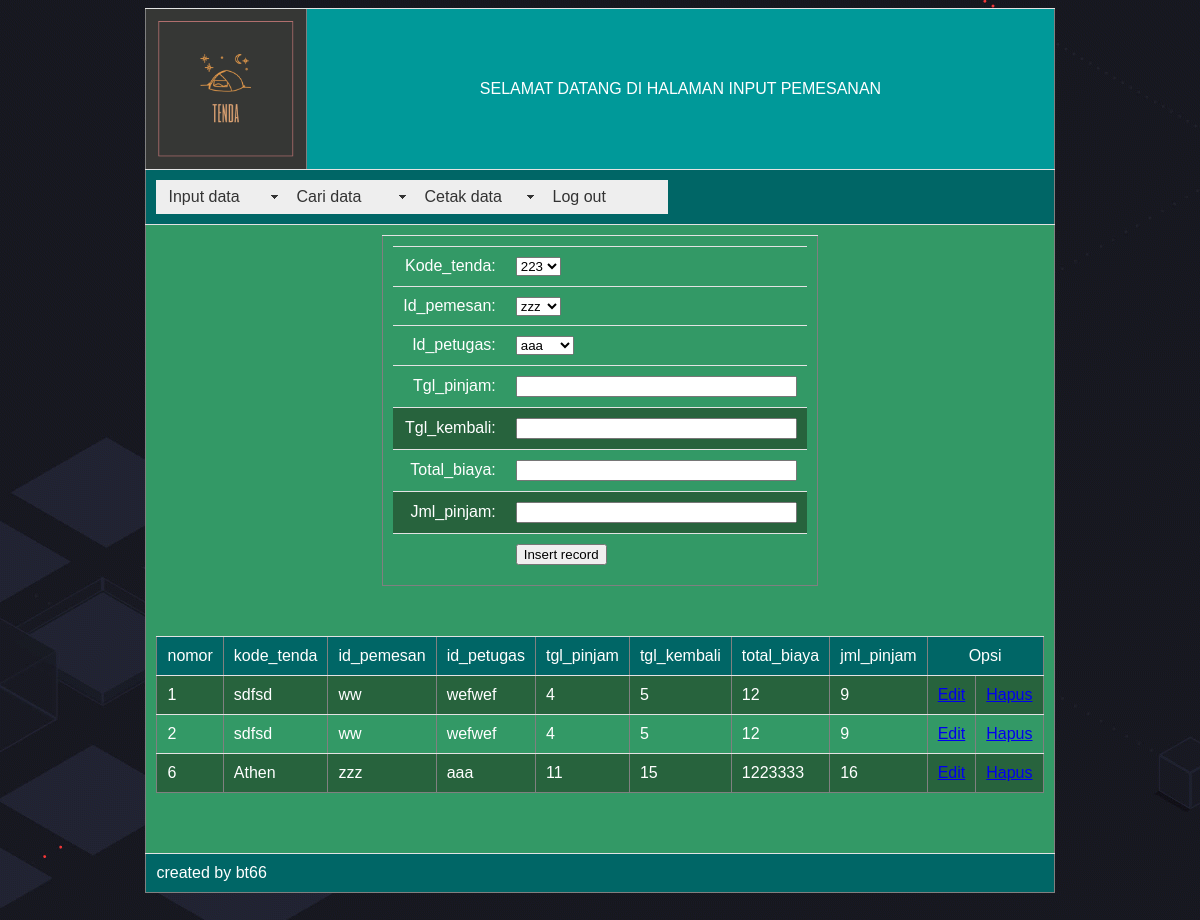
The app's page /input_pemesanan.php (signed in) with its own data.
### tables this page shows
CREATE TABLE IF NOT EXISTS `tblpemesanan` (
  `nomor` int(10) NOT NULL AUTO_INCREMENT,
  `kode_tenda` char(5) NOT NULL,
  `id_pemesan` char(10) NOT NULL,
  `id_petugas` char(10) NOT NULL,
  `tgl_pinjam` varchar(25) NOT NULL,
  `tgl_kembali` varchar(25) NOT NULL,
  `total_biaya` double NOT NULL,
  `jml_pinjam` smallint(5) NOT NULL,
  PRIMARY KEY (`nomor`)
);

### input_pemesanan.php (the view, shortened to what this page needs)
<?php require_once('Connections/koneksitenda.php'); ?>
<?php
$editFormAction = $_SERVER['PHP_SELF'];
if (isset($_SERVER['QUERY_STRING'])) {
  $editFormAction .= "?" . htmlentities($_SERVER['QUERY_STRING']);
}
$query_petugas = "SELECT * FROM tblpetugas";
$petugas = mysql_query($query_petugas, $koneksitenda) or die(mysql_error());
$row_petugas = mysql_fetch_assoc($petugas);
$query_tenda = "SELECT * FROM tbltenda";
$tenda = mysql_query($query_tenda, $koneksitenda) or die(mysql_error());
$row_tenda = mysql_fetch_assoc($tenda);
$query_pemesan = "SELECT * FROM tblpemesan";
$pemesan = mysql_query($query_pemesan, $koneksitenda) or die(mysql_error());
$row_pemesan = mysql_fetch_assoc($pemesan);
$query_tampil_pemesanan = "SELECT * FROM tblpemesanan";
$tampil_pemesanan = mysql_query($query_tampil_pemesanan, $koneksitenda) or die(mysql_error());
$row_tampil_pemesanan = mysql_fetch_assoc($tampil_pemesanan);
?>
<!DOCTYPE html PUBLIC "-//W3C//DTD XHTML 1.0 Transitional//EN" "http://www.w3.org/TR/xhtml1/DTD/xhtml1-transitional.dtd">
<html xmlns="http://www.w3.org/1999/xhtml">
<head>
<link href="SpryAssets/SpryMenuBarHorizontal.css" rel="stylesheet" type="text/css" />
<link rel="stylesheet" type="text/css" href="css.css">
</head>
<body>
<form action="<?php echo $editFormAction; ?>" method="post" name="form1" id="form1" onsubmit="MM_validateForm('tgl_pinjam','','R','tgl_kembali','','R','total_biaya','','RisNum','jml_pinjam','','RisNum');return document.MM_returnValue">
  <div align="center">
    <table width="800" height="246" border="1">
      <tr>
        <td width="140" bgcolor="#363735"><img src="gambar/Capture.PNG" width="140" height="140" /></td>
        <td width="1760" bgcolor="#009999"><div align="center"><span class="header">SELAMAT DATANG DI HALAMAN</span> INPUT PEMESANAN</div></td>
      </tr>
      <tr>
        <td colspan="2" bgcolor="#006666"><ul id="MenuBar1" class="MenuBarHorizontal">
          <li><a class="MenuBarItemSubmenu" href="#">Input data</a>
            </li>
          <li><a href="#" class="MenuBarItemSubmenu">Cari data</a>
            </li>
          <li><a class="MenuBarItemSubmenu" href="#">Cetak data</a>
            </li>
          <li><a href="index.php">Log out</a></li>
        </ul></td>
      </tr>
      <tr>
        <td colspan="2" bgcolor="#339966">
          <div align="center">
            <table width="200" border="1">
              <tr>
                <td><table align="center">
                  <tr valign="baseline">
                    <td align="right" nowrap="nowrap" class="isi"><span class="putih">Kode_tenda:</span></td>
                    <td>
                      <span class="putih">
                      <select name="kode_tenda">
                        <?php
do {
?>
                        <option value="<?php echo $row_tenda['merk_tenda']?>" <?php if (!(strcmp($row_tenda['merk_tenda'], $row_tenda['kode_tenda']))) {echo "SELECTED";} ?>><?php echo $row_tenda['kode_tenda']?></option>
                        <?php
} while ($row_tenda = mysql_fetch_assoc($tenda));
?>
                      </select>
                      </span></td>
                    </tr>
                  <tr valign="baseline">
                    <td align="right" nowrap="nowrap" class="isi"><span class="putih">Id_pemesan:</span></td>
                    <td>
                      <span class="putih">
                      <select name="id_pemesan">
                        <?php
do {
?>
                        <option value="<?php echo $row_pemesan['nama_pemesan']?>" <?php if (!(strcmp($row_pemesan['nama_pemesan'], $row_pemesan['id_pemesan']))) {echo "SELECTED";} ?>><?php echo $row_pemesan['id_pemesan']?></option>
                        <?php
} while ($row_pemesan = mysql_fetch_assoc($pemesan));
?>
                      </select>
                      </span></td>
                    </tr>
                  <tr valign="baseline">
                    <td align="right" nowrap="nowrap" class="isi"><span class="putih">Id_petugas:</span></td>
                    <td>
                      <span class="putih">
                      <select name="id_petugas">
                        <?php
do {
?>
                        <option value="<?php echo $row_petugas['nama_petugas']?>" <?php if (!(strcmp($row_petugas['nama_petugas'], $row_petugas['id_petugas']))) {echo "SELECTED";} ?>><?php echo $row_petugas['id_petugas']?></option>
                        <?php
} while ($row_petugas = mysql_fetch_assoc($petugas));
?>
                      </select>
                      </span></td>
                    </tr>
                  <tr valign="baseline">
                    <td align="right" nowrap="nowrap" class="isi"><span class="putih">Tgl_pinjam:</span></td>
                    <td>                      <span class="putih">
                      <input name="tgl_pinjam" type="text" id="tgl_pinjam" value="" size="32" />
                      </span></td>
                    </tr>
                  <tr valign="baseline">
                    <td align="right" nowrap="nowrap" class="isi"><span class="putih">Tgl_kembali:</span></td>
                    <td>                      <span class="putih">
                      <input name="tgl_kembali" type="text" id="tgl_kembali" value="" size="32" />
                      </span></td>
                    </tr>
                  <tr valign="baseline">
                    <td align="right" nowrap="nowrap" class="isi"><span class="putih">Total_biaya:</span></td>
                    <td>                      <span class="putih">
                      <input name="total_biaya" type="text" id="total_biaya" value="" size="32" />
                      </span></td>
                    </tr>
                  <tr valign="baseline">
                    <td align="right" nowrap="nowrap" class="isi"><span class="putih">Jml_pinjam:</span></td>
                    <td>                      <span class="putih">
                      <input name="jml_pinjam" type="text" id="jml_pinjam" value="" size="32" />
                      </span></td>
                    </tr>
                  <tr valign="baseline">
                    <td nowrap="nowrap" align="right">&nbsp;</td>
                    <td>                      <span class="putih">
                      <input type="submit" value="Insert record" />
                      </span></td>
                    </tr>
                  </table>
                <input type="hidden" name="MM_insert" value="form1" /></td>
              </tr>
            </table>
            <p>&nbsp;</p>
            <table border="1">
              <tr>
                <td bgcolor="#006666"><span class="putih">nomor</span></td>
                <td bgcolor="#006666"><span class="putih">kode_tenda</span></td>
                <td bgcolor="#006666"><span class="putih">id_pemesan</span></td>
                <td bgcolor="#006666"><span class="putih">id_petugas</span></td>
                <td bgcolor="#006666"><span class="putih">tgl_pinjam</span></td>
                <td bgcolor="#006666"><span class="putih">tgl_kembali</span></td>
                <td bgcolor="#006666"><span class="putih">total_biaya</span></td>
                <td bgcolor="#006666"><span class="putih">jml_pinjam</span></td>
                <td colspan="2" bgcolor="#006666" class="isi"><div align="center"><span class="putih">Opsi</span></div></td>
              </tr>
              <?php do { ?>
                <tr>
                  <td><span class="putih"><?php echo $row_tampil_pemesanan['nomor']; ?></span></td>
                  <td><span class="putih"><?php echo $row_tampil_pemesanan['kode_tenda']; ?></span></td>
                  <td><span class="putih"><?php echo $row_tampil_pemesanan['id_pemesan']; ?></span></td>
                  <td><span class="putih"><?php echo $row_tampil_pemesanan['id_petugas']; ?></span></td>
                  <td><span class="putih"><?php echo $row_tampil_pemesanan['tgl_pinjam']; ?></span></td>
                  <td><span class="putih"><?php echo $row_tampil_pemesanan['tgl_kembali']; ?></span></td>
                  <td><span class="putih"><?php echo $row_tampil_pemesanan['total_biaya']; ?></span></td>
                  <td><span class="putih"><?php echo $row_tampil_pemesanan['jml_pinjam']; ?></span></td>
                  <td class="isi"><div align="center"><span class="putih"><a href="edit_pemesanan.php?nomor=<?php echo $row_tampil_pemesanan['nomor']; ?>">Edit</a></span></div></td>
                  <td class="isi"><div align="center"><a href="hapus_pemesanan.php?nomor=<?php echo $row_tampil_pemesanan['nomor']; ?>">Hapus</a></div></td>
                </tr>
                <?php } while ($row_tampil_pemesanan = mysql_fetch_assoc($tampil_pemesanan)); ?>
            </table>
          </div>
        <p>&nbsp;</p></td>
      </tr>
      <tr>
        <td colspan="2" bgcolor="#006666">created by bt66</td>
      </tr>
    </table>
  </div>
</form>
<p>&nbsp;</p>
</body>
</html>

### SpryAssets/SpryMenuBarHorizontal.css (style rules this page uses)
ul.MenuBarHorizontal { margin: 0; padding: 0; list-style-type: none; font-size: 100%; cursor: default; width: auto; }
ul.MenuBarHorizontal li { margin: 0; padding: 0; list-style-type: none; font-size: 100%; position: relative; text-align: left; cursor: pointer; width: 8em; float: left; }
ul.MenuBarHorizontal a { display: block; cursor: pointer; background-color: #EEE; padding: 0.5em 0.75em; color: #333; text-decoration: none; }
ul.MenuBarHorizontal a.MenuBarItemSubmenu { background-image: url(SpryMenuBarDown.gif); background-repeat: no-repeat; background-position: 95% 50%; }

### css.css (style rules this page uses)
table { border-collapse: collapse; font-family: arial; color:#FFF; }
tbody td { border-top: 1px solid #e3e3e3; padding: 10px; }
tbody tr:nth-child(even) { background: #27633D; }

### input_pemesanan.php (style rules this page uses)
.isi { color: #000; }
body { background-image: url(gambar/coba.gif); }
.putih { color: #FFF; }

### records on screen
tblpemesanan: nomor "1", kode_tenda "sdfsd", id_pemesan "ww", id_petugas "wefwef", tgl_pinjam "4", tgl_kembali "5", total_biaya "12", jml_pinjam "9"
tblpemesanan: nomor "2", kode_tenda "sdfsd", id_pemesan "ww", id_petugas "wefwef", tgl_pinjam "4", tgl_kembali "5", total_biaya "12", jml_pinjam "9"
tblpemesanan: nomor "6", kode_tenda "Athen", id_pemesan "zzz", id_petugas "aaa", tgl_pinjam "11", tgl_kembali "15", total_biaya "1223333", jml_pinjam "16"

### other values on screen
form field kode_tenda "223"
form field id_pemesan "zzz"
form field id_petugas "aaa"
